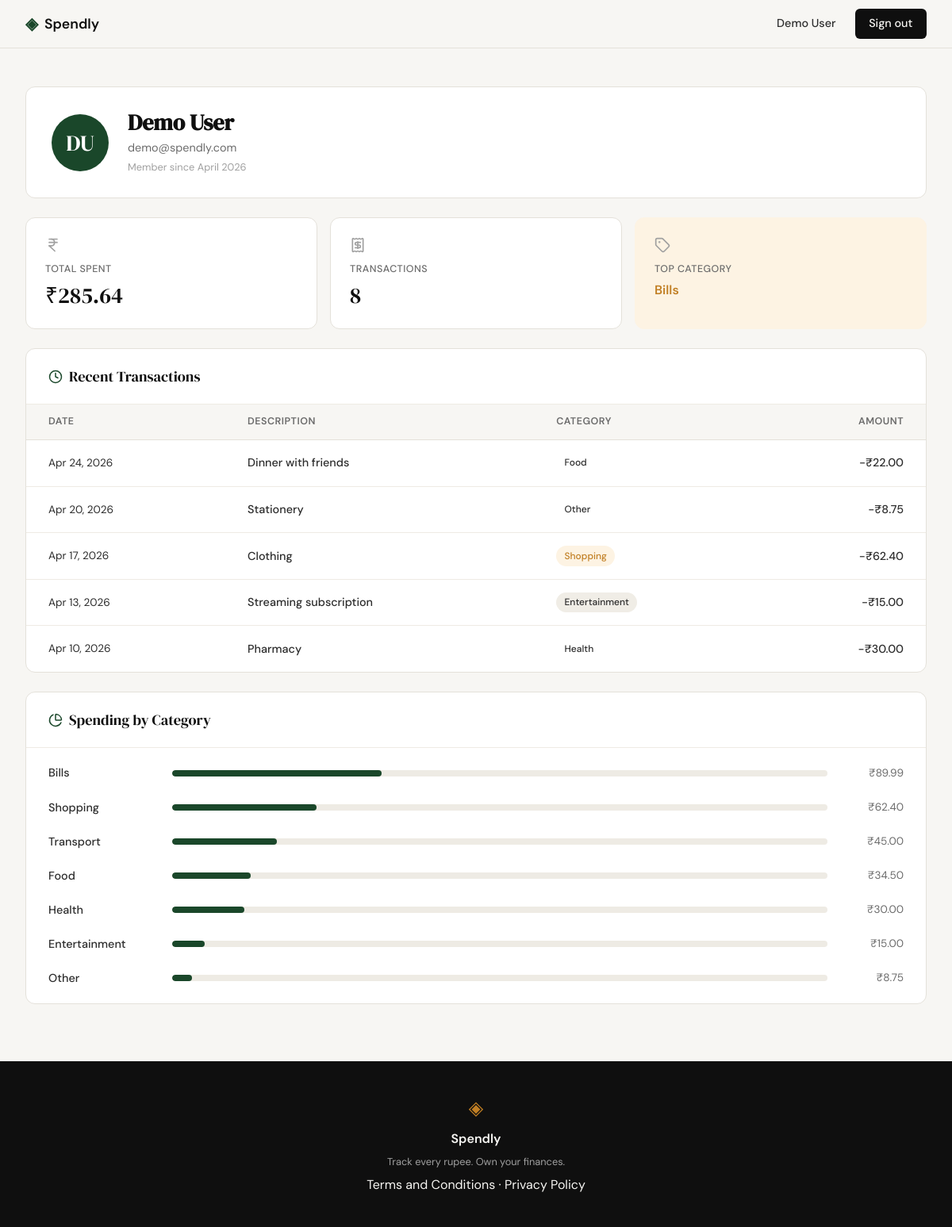
Screenshot of /profile (signed in) with the database file from the repository.
### tables this page shows
CREATE TABLE users (
            id            INTEGER PRIMARY KEY AUTOINCREMENT,
            name          TEXT    NOT NULL,
            email         TEXT    UNIQUE NOT NULL,
            password_hash TEXT    NOT NULL,
            created_at    TEXT    DEFAULT (datetime('now'))
        );

CREATE TABLE expenses (
            id          INTEGER PRIMARY KEY AUTOINCREMENT,
            user_id     INTEGER NOT NULL,
            amount      REAL    NOT NULL,
            category    TEXT    NOT NULL,
            date        TEXT    NOT NULL,
            description TEXT,
            created_at  TEXT    DEFAULT (datetime('now')),
            FOREIGN KEY (user_id) REFERENCES users(id)
        );

### app.py (the view)
@app.route("/profile")
def profile():
    if not session.get("user_id"):
        return redirect(url_for("login"))
    user_row = get_user_by_id(session["user_id"])
    if user_row is None:
        session.clear()
        return redirect(url_for("login"))
    name = user_row["name"]
    initials = "".join(part[0].upper() for part in name.split()[:2])
    member_since = datetime.strptime(
        user_row["created_at"], "%Y-%m-%d %H:%M:%S"
    ).strftime("%B %Y")
    stats_row   = get_expense_stats(session["user_id"])
    top_cat     = get_top_category(session["user_id"])
    recent_rows = get_recent_expenses(session["user_id"], limit=5)
    cat_rows    = get_category_totals(session["user_id"])
    total_spent = stats_row["total_spent"]
    user = {
        "initials":     initials,
        "name":         name,
        "email":        user_row["email"],
        "member_since": member_since,
    }
    stats = {
        "total_spent":  f"₹{total_spent:,.2f}",
        "transactions": stats_row["transaction_count"],
        "top_category": top_cat,
    }
    transactions = []
    for row in recent_rows:
        tx_date = datetime.strptime(row["date"], "%Y-%m-%d").strftime("%b %d, %Y")
        transactions.append({
            "date":        tx_date,
            "description": row["description"] or "",
            "category":    row["category"],
            "amount":      f"−₹{row['amount']:,.2f}",
            "type":        "expense",
        })
    categories = []
    for cat in cat_rows:
        percent = round(cat["total"] / total_spent * 100) if total_spent > 0 else 0
        categories.append({
            "name":    cat["name"],
            "amount":  f"₹{cat['total']:,.2f}",
            "percent": percent,
        })
    return render_template("profile.html", user=user, stats=stats,
                           transactions=transactions, categories=categories)

### database/db.py (called while the page is built)
def get_db():
    db_path = os.path.join(os.path.dirname(__file__), '..', 'spendly.db')
    conn = sqlite3.connect(db_path)
    conn.row_factory = sqlite3.Row
    conn.execute("PRAGMA foreign_keys = ON")
    return conn

def get_user_by_id(user_id):
    conn = get_db()
    user = conn.execute(
        "SELECT * FROM users WHERE id = ?", (user_id,)
    ).fetchone()
    conn.close()
    return user

def get_recent_expenses(user_id, limit=5):
    conn = get_db()
    rows = conn.execute(
        """
        SELECT id, amount, category, date, description
        FROM   expenses
        WHERE  user_id = ?
        ORDER  BY date DESC, created_at DESC
        LIMIT  ?
        """,
        (user_id, limit)
    ).fetchall()
    conn.close()
    return rows

def get_expense_stats(user_id):
    conn = get_db()
    row = conn.execute(
        """
        SELECT COALESCE(SUM(amount), 0) AS total_spent,
               COUNT(*)                 AS transaction_count
        FROM   expenses
        WHERE  user_id = ?
        """,
        (user_id,)
    ).fetchone()
    conn.close()
    return {
        "total_spent":       float(row["total_spent"]),
        "transaction_count": int(row["transaction_count"]),
    }

def get_category_totals(user_id):
    conn = get_db()
    rows = conn.execute(
        """
        SELECT category    AS name,
               SUM(amount) AS total
        FROM   expenses
        WHERE  user_id = ?
        GROUP  BY category
        ORDER  BY total DESC
        """,
        (user_id,)
    ).fetchall()
    conn.close()
    return [{"name": row["name"], "total": float(row["total"])} for row in rows]

def get_top_category(user_id):
    conn = get_db()
    row = conn.execute(
        """
        SELECT category
        FROM   expenses
        WHERE  user_id = ?
        GROUP  BY category
        ORDER  BY SUM(amount) DESC
        LIMIT  1
        """,
        (user_id,)
    ).fetchone()
    conn.close()
    return row["category"] if row else "—"

### templates/profile.html (shortened to what this page needs)
{% extends "base.html" %}
{% block head %}
<link rel="stylesheet" href="{{ url_for('static', filename='css/profile.css') }}">
{% endblock %}
{% block content %}
<section class="profile-page">
    <div class="profile-inner">
        <div class="profile-user-card">
            <div class="profile-avatar">{{ user.initials }}</div>
            <div class="profile-user-meta">
                <h1 class="profile-user-name">{{ user.name }}</h1>
                <p class="profile-user-email">{{ user.email }}</p>
                <p class="profile-user-since">Member since {{ user.member_since }}</p>
            </div>
        </div>
        <div class="profile-stats">
            <div class="profile-stat-card">
                <i data-lucide="indian-rupee" class="stat-icon"></i>
                <span class="stat-label">Total Spent</span>
                <span class="stat-value">{{ stats.total_spent }}</span>
            </div>
            <div class="profile-stat-card">
                <i data-lucide="receipt" class="stat-icon"></i>
                <span class="stat-label">Transactions</span>
                <span class="stat-value">{{ stats.transactions }}</span>
            </div>
            <div class="profile-stat-card profile-stat-card--highlight">
                <i data-lucide="tag" class="stat-icon"></i>
                <span class="stat-label">Top Category</span>
                <span class="stat-value stat-value--category">{{ stats.top_category }}</span>
            </div>
        </div>
        <div class="profile-section">
            <div class="profile-section-header">
                <h2 class="profile-section-title">
                    <i data-lucide="clock" class="section-icon"></i>
                    Recent Transactions
                </h2>
            </div>
            <div class="profile-table-wrap">
                <table class="profile-table">
                    <thead>
                        <tr>
                            <th>Date</th>
                            <th>Description</th>
                            <th>Category</th>
                            <th class="col-amount">Amount</th>
                        </tr>
                    </thead>
                    <tbody>
                        {% for tx in transactions %}
                        <tr>
                            <td class="tx-date">{{ tx.date }}</td>
                            <td class="tx-desc">{{ tx.description }}</td>
                            <td>
                                <span class="badge badge-{{ tx.category | lower | replace(' & ', '-') | replace(' ', '-') }}">
                                    {{ tx.category }}
                                </span>
                            </td>
                            <td class="tx-amount tx-amount--{{ tx.type }}">{{ tx.amount }}</td>
                        </tr>
                        {% endfor %}
                    </tbody>
                </table>
            </div>
        </div>
        <div class="profile-section">
            <div class="profile-section-header">
                <h2 class="profile-section-title">
                    <i data-lucide="pie-chart" class="section-icon"></i>
                    Spending by Category
                </h2>
            </div>
            <div class="category-breakdown">
                {% for cat in categories %}
                <div class="cat-row">
                    <span class="cat-name">{{ cat.name }}</span>
                    <div class="cat-track">
                        <div class="cat-bar" style="width: {{ cat.percent }}%"></div>
                    </div>
                    <span class="cat-amount">{{ cat.amount }}</span>
                </div>
                {% endfor %}
            </div>
        </div>
    </div>
</section>
{% endblock %}

### templates/base.html (shortened to what this page needs)
<!DOCTYPE html>
<html lang="en">
<head>
    <link rel="stylesheet" href="{{ url_for('static', filename='css/style.css') }}">
    {% block head %}{% endblock %}
</head>
<body>
    <nav class="navbar">
        <div class="nav-inner">
            <a href="{{ url_for('landing') }}" class="nav-brand">
                <span class="brand-icon">◈</span>
                <span class="brand-name">Spendly</span>
            </a>
            <div class="nav-links">
                {% if session.get('user_id') %}
                    <span class="nav-user">{{ session['user_name'] }}</span>
                    <a href="{{ url_for('logout') }}" class="nav-cta">Sign out</a>
                {% else %}
                    <a href="{{ url_for('login') }}">Sign in</a>
                    <a href="{{ url_for('register') }}" class="nav-cta">Get started</a>
                {% endif %}
            </div>
        </div>
    </nav>
    <main class="main-content">
        {% block content %}{% endblock %}
    </main>
    <footer class="footer">
        <div class="footer-inner">
            <span class="brand-icon">◈</span>
            <span class="footer-name">Spendly</span>
            <p class="footer-copy">Track every rupee. Own your finances.</p>
            <p><a href="/terms">Terms and Conditions</a> &middot; <a href="/privacy">Privacy Policy</a></p>
        </div>
    </footer>
</body>
</html>

### static/css/style.css (style rules this page uses)
:root { --ink: #0f0f0f; --ink-soft: #2d2d2d; --ink-muted: #6b6b6b; --ink-faint: #a0a0a0; --paper: #f7f6f3; --paper-warm: #f0ede6; --paper-card: #ffffff; --accent: #1a472a; --accent-light: #e8f0eb; --accent-2: #c17f24; --accent-2-light: #fdf3e3; --danger: #c0392b; --danger-light: #fdecea; --border: #e4e1da; --border-soft: #eeebe4; --font-display: 'DM Serif Display', Georgia, serif; --font-body: 'DM Sans', system-ui, sans-serif; --max-width: 1200px; --auth-width: 440px; --radius-sm: 6px; --radius-md: 12px; --radius-lg: 20px; }
*, *::before, *::after { box-sizing: border-box; margin: 0; padding: 0; }
html { font-size: 16px; scroll-behavior: smooth; }
body { background: var(--paper); color: var(--ink); font-family: var(--font-body); font-size: 1rem; line-height: 1.6; -webkit-font-smoothing: antialiased; }
a { color: inherit; text-decoration: none; }
.navbar { position: sticky; top: 0; z-index: 100; background: var(--paper); border-bottom: 1px solid var(--border); padding: 0 2rem; }
.nav-inner { max-width: var(--max-width); margin: 0 auto; height: 60px; display: flex; align-items: center; justify-content: space-between; }
.nav-brand { display: flex; align-items: center; gap: 0.5rem; font-family: var(--font-body); font-weight: 600; font-size: 1.1rem; color: var(--ink); }
.brand-icon { color: var(--accent); font-size: 1.3rem; }
.brand-name { color: var(--ink); }
.nav-links { display: flex; align-items: center; gap: 1.5rem; font-size: 0.9rem; font-weight: 500; }
.nav-links a { color: var(--ink-muted); transition: color 0.2s; }
.nav-cta { background: var(--ink) !important; color: var(--paper) !important; padding: 0.45rem 1.1rem; border-radius: var(--radius-sm); transition: background 0.2s !important; }
.nav-user { font-size: 0.9rem; font-weight: 500; color: var(--ink-soft); }
.main-content { min-height: calc(100vh - 60px - 100px); }
.footer { background: var(--ink); color: var(--paper); padding: 2.5rem 2rem; text-align: center; }
.footer-inner { display: flex; flex-direction: column; align-items: center; gap: 0.4rem; }
.footer .brand-icon { color: var(--accent-2); font-size: 1.5rem; }
.footer-name { font-weight: 600; font-size: 1rem; }
.footer-copy { font-size: 0.8rem; color: var(--ink-faint); }

### rows the page displays
users: user_name "Demo User", name "Demo User", email "demo@spendly.com"
expenses: top_category "Bills", name "Bills", {{ cat.percent }} 32 (drawn), amount "₹89.99"
expenses: date "Apr 24, 2026", description "Dinner with friends", category "Food", amount "−₹22.00"
expenses: date "Apr 20, 2026", description "Stationery", category "Other", amount "−₹8.75"
expenses: date "Apr 17, 2026", description "Clothing", category "Shopping", amount "−₹62.40"
expenses: date "Apr 13, 2026", description "Streaming subscription", category "Entertainment", amount "−₹15.00"
expenses: date "Apr 10, 2026", description "Pharmacy", category "Health", amount "−₹30.00"
expenses: name "Transport", {{ cat.percent }} 16 (drawn), amount "₹45.00"

### other values shown
{{ user.initials }} "DU"
{{ user.member_since }} "April 2026"
{{ stats.total_spent }} "₹285.64"
{{ stats.transactions }} "8"
{{ cat.name }} "Shopping" "Food" "Health" "Entertainment" "Other"
{{ cat.amount }} "₹62.40" "₹34.50" "₹30.00" "₹15.00" "₹8.75"
